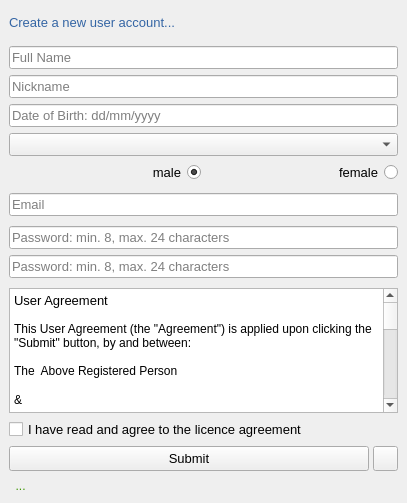
<?xml version="1.0" encoding="UTF-8"?>
<ui version="4.0">
 <class>RegisterNewUserObject</class>
 <widget class="QWidget" name="RegisterNewUserObject">
  <property name="geometry">
   <rect>
    <x>0</x>
    <y>0</y>
    <width>407</width>
    <height>503</height>
   </rect>
  </property>
  <property name="sizePolicy">
   <sizepolicy hsizetype="Fixed" vsizetype="Fixed">
    <horstretch>0</horstretch>
    <verstretch>0</verstretch>
   </sizepolicy>
  </property>
  <property name="minimumSize">
   <size>
    <width>407</width>
    <height>503</height>
   </size>
  </property>
  <property name="maximumSize">
   <size>
    <width>407</width>
    <height>503</height>
   </size>
  </property>
  <property name="font">
   <font>
    <pointsize>10</pointsize>
   </font>
  </property>
  <property name="windowTitle">
   <string>Form</string>
  </property>
  <property name="windowIcon">
   <iconset>
    <normaloff>:/icons/icons/2221968.png</normaloff>:/icons/icons/2221968.png</iconset>
  </property>
  <layout class="QGridLayout" name="gridLayout">
   <property name="leftMargin">
    <number>0</number>
   </property>
   <property name="topMargin">
    <number>0</number>
   </property>
   <property name="rightMargin">
    <number>0</number>
   </property>
   <property name="bottomMargin">
    <number>0</number>
   </property>
   <property name="spacing">
    <number>4</number>
   </property>
   <item row="1" column="1">
    <widget class="QStackedWidget" name="stackedWidget">
     <property name="currentIndex">
      <number>0</number>
     </property>
     <widget class="QWidget" name="page">
      <layout class="QVBoxLayout" name="verticalLayout">
       <item>
        <layout class="QHBoxLayout" name="horizontalLayout_2">
         <property name="topMargin">
          <number>0</number>
         </property>
         <item>
          <widget class="QLabel" name="create_Label">
           <property name="minimumSize">
            <size>
             <width>0</width>
             <height>26</height>
            </size>
           </property>
           <property name="font">
            <font>
             <pointsize>10</pointsize>
            </font>
           </property>
           <property name="styleSheet">
            <string notr="true">color: rgb(52, 101, 164);</string>
           </property>
           <property name="text">
            <string>Create a new user account...</string>
           </property>
          </widget>
         </item>
        </layout>
       </item>
       <item>
        <spacer name="verticalSpacer_4">
         <property name="font">
          <font>
           <pointsize>10</pointsize>
          </font>
         </property>
         <property name="orientation">
          <enum>Qt::Vertical</enum>
         </property>
         <property name="sizeType">
          <enum>QSizePolicy::Fixed</enum>
         </property>
         <property name="sizeHint" stdset="0">
          <size>
           <width>20</width>
           <height>5</height>
          </size>
         </property>
        </spacer>
       </item>
       <item>
        <widget class="QLineEdit" name="full_name_Prompt">
         <property name="font">
          <font>
           <pointsize>10</pointsize>
          </font>
         </property>
         <property name="toolTip">
          <string>allowed format: [A-Z][a-z] space &quot;van&quot;, &quot;of&quot;, &quot;de la&quot;;</string>
         </property>
         <property name="layoutDirection">
          <enum>Qt::RightToLeft</enum>
         </property>
         <property name="inputMask">
          <string/>
         </property>
         <property name="text">
          <string/>
         </property>
         <property name="maxLength">
          <number>32767</number>
         </property>
         <property name="placeholderText">
          <string>Full Name</string>
         </property>
        </widget>
       </item>
       <item>
        <widget class="QLineEdit" name="nick_Prompt">
         <property name="font">
          <font>
           <pointsize>10</pointsize>
          </font>
         </property>
         <property name="toolTip">
          <string>allowed format: a-Z 0-9 and underscore</string>
         </property>
         <property name="text">
          <string/>
         </property>
         <property name="placeholderText">
          <string>Nickname</string>
         </property>
        </widget>
       </item>
       <item>
        <widget class="QLineEdit" name="date_of_birthPrompt">
         <property name="font">
          <font>
           <pointsize>10</pointsize>
          </font>
         </property>
         <property name="placeholderText">
          <string>Date of Birth: dd/mm/yyyy</string>
         </property>
        </widget>
       </item>
       <item>
        <widget class="QComboBox" name="countriesBox">
         <property name="font">
          <font>
           <pointsize>10</pointsize>
          </font>
         </property>
        </widget>
       </item>
       <item>
        <layout class="QHBoxLayout" name="horizontalLayout">
         <property name="topMargin">
          <number>0</number>
         </property>
         <item>
          <widget class="QRadioButton" name="male_radioButton">
           <property name="font">
            <font>
             <pointsize>10</pointsize>
            </font>
           </property>
           <property name="layoutDirection">
            <enum>Qt::RightToLeft</enum>
           </property>
           <property name="styleSheet">
            <string notr="true"/>
           </property>
           <property name="text">
            <string>male</string>
           </property>
           <property name="checked">
            <bool>true</bool>
           </property>
          </widget>
         </item>
         <item>
          <widget class="QRadioButton" name="female_radioButton">
           <property name="font">
            <font>
             <pointsize>10</pointsize>
            </font>
           </property>
           <property name="layoutDirection">
            <enum>Qt::RightToLeft</enum>
           </property>
           <property name="styleSheet">
            <string notr="true"/>
           </property>
           <property name="text">
            <string>female</string>
           </property>
          </widget>
         </item>
        </layout>
       </item>
       <item>
        <spacer name="verticalSpacer_2">
         <property name="font">
          <font>
           <pointsize>10</pointsize>
          </font>
         </property>
         <property name="orientation">
          <enum>Qt::Vertical</enum>
         </property>
         <property name="sizeType">
          <enum>QSizePolicy::Fixed</enum>
         </property>
         <property name="sizeHint" stdset="0">
          <size>
           <width>20</width>
           <height>4</height>
          </size>
         </property>
        </spacer>
       </item>
       <item>
        <widget class="QLineEdit" name="email_Prompt">
         <property name="font">
          <font>
           <pointsize>10</pointsize>
          </font>
         </property>
         <property name="toolTip">
          <string>standard email format</string>
         </property>
         <property name="text">
          <string/>
         </property>
         <property name="placeholderText">
          <string>Email</string>
         </property>
        </widget>
       </item>
       <item>
        <spacer name="verticalSpacer_5">
         <property name="font">
          <font>
           <pointsize>10</pointsize>
          </font>
         </property>
         <property name="orientation">
          <enum>Qt::Vertical</enum>
         </property>
         <property name="sizeType">
          <enum>QSizePolicy::Fixed</enum>
         </property>
         <property name="sizeHint" stdset="0">
          <size>
           <width>20</width>
           <height>4</height>
          </size>
         </property>
        </spacer>
       </item>
       <item>
        <widget class="QLineEdit" name="password_Prompt">
         <property name="font">
          <font>
           <pointsize>10</pointsize>
          </font>
         </property>
         <property name="toolTip">
          <string>allowed characters: a-Z 0-9 underscore, dot, minus, plus, equals</string>
         </property>
         <property name="text">
          <string/>
         </property>
         <property name="echoMode">
          <enum>QLineEdit::Password</enum>
         </property>
         <property name="placeholderText">
          <string>Password: min. 8, max. 24 characters</string>
         </property>
        </widget>
       </item>
       <item>
        <widget class="QLineEdit" name="password_2_Prompt">
         <property name="font">
          <font>
           <pointsize>10</pointsize>
          </font>
         </property>
         <property name="toolTip">
          <string>allowed characters: a-Z 0-9 underscore, dot, minus, plus, equals</string>
         </property>
         <property name="text">
          <string/>
         </property>
         <property name="echoMode">
          <enum>QLineEdit::Password</enum>
         </property>
         <property name="placeholderText">
          <string>Password: min. 8, max. 24 characters</string>
         </property>
        </widget>
       </item>
       <item>
        <spacer name="verticalSpacer_3">
         <property name="font">
          <font>
           <pointsize>10</pointsize>
          </font>
         </property>
         <property name="orientation">
          <enum>Qt::Vertical</enum>
         </property>
         <property name="sizeType">
          <enum>QSizePolicy::Fixed</enum>
         </property>
         <property name="sizeHint" stdset="0">
          <size>
           <width>20</width>
           <height>4</height>
          </size>
         </property>
        </spacer>
       </item>
       <item>
        <widget class="QTextBrowser" name="agreement_textBox">
         <property name="enabled">
          <bool>true</bool>
         </property>
         <property name="font">
          <font>
           <pointsize>10</pointsize>
          </font>
         </property>
         <property name="html">
          <string>&lt;!DOCTYPE HTML PUBLIC &quot;-//W3C//DTD HTML 4.0//EN&quot; &quot;http://www.w3.org/TR/REC-html40/strict.dtd&quot;&gt;
&lt;html&gt;&lt;head&gt;&lt;meta name=&quot;qrichtext&quot; content=&quot;1&quot; /&gt;&lt;style type=&quot;text/css&quot;&gt;
p, li { white-space: pre-wrap; }
&lt;/style&gt;&lt;/head&gt;&lt;body style=&quot; font-family:'Ubuntu'; font-size:10pt; font-weight:400; font-style:normal;&quot;&gt;
&lt;p style=&quot; margin-top:0px; margin-bottom:0px; margin-left:0px; margin-right:0px; -qt-block-indent:0; text-indent:0px;&quot;&gt;User Agreement&lt;/p&gt;
&lt;p style=&quot;-qt-paragraph-type:empty; margin-top:0px; margin-bottom:0px; margin-left:0px; margin-right:0px; -qt-block-indent:0; text-indent:0px; font-size:9pt;&quot;&gt;&lt;br /&gt;&lt;/p&gt;
&lt;p style=&quot; margin-top:0px; margin-bottom:0px; margin-left:0px; margin-right:0px; -qt-block-indent:0; text-indent:0px;&quot;&gt;&lt;span style=&quot; font-size:9pt;&quot;&gt;This User Agreement (the &amp;quot;Agreement&amp;quot;) is applied upon clicking the &amp;quot;Submit&amp;quot; button, by and between:&lt;/span&gt;&lt;/p&gt;
&lt;p style=&quot;-qt-paragraph-type:empty; margin-top:0px; margin-bottom:0px; margin-left:0px; margin-right:0px; -qt-block-indent:0; text-indent:0px; font-size:9pt;&quot;&gt;&lt;br /&gt;&lt;/p&gt;
&lt;p style=&quot; margin-top:0px; margin-bottom:0px; margin-left:0px; margin-right:0px; -qt-block-indent:0; text-indent:0px;&quot;&gt;&lt;span style=&quot; font-size:9pt;&quot;&gt;The  Above Registered Person&lt;/span&gt;&lt;/p&gt;
&lt;p style=&quot;-qt-paragraph-type:empty; margin-top:0px; margin-bottom:0px; margin-left:0px; margin-right:0px; -qt-block-indent:0; text-indent:0px;&quot;&gt;&lt;br /&gt;&lt;/p&gt;
&lt;p style=&quot; margin-top:0px; margin-bottom:0px; margin-left:0px; margin-right:0px; -qt-block-indent:0; text-indent:0px;&quot;&gt;&lt;span style=&quot; font-size:9pt;&quot;&gt;&amp;amp;&lt;/span&gt;&lt;/p&gt;
&lt;p style=&quot;-qt-paragraph-type:empty; margin-top:0px; margin-bottom:0px; margin-left:0px; margin-right:0px; -qt-block-indent:0; text-indent:0px;&quot;&gt;&lt;br /&gt;&lt;/p&gt;
&lt;p style=&quot; margin-top:0px; margin-bottom:0px; margin-left:0px; margin-right:0px; -qt-block-indent:0; text-indent:0px;&quot;&gt;&lt;span style=&quot; font-size:9pt;&quot;&gt;QsMessenger Headmaster&lt;/span&gt;&lt;/p&gt;
&lt;p style=&quot;-qt-paragraph-type:empty; margin-top:0px; margin-bottom:0px; margin-left:0px; margin-right:0px; -qt-block-indent:0; text-indent:0px; font-size:9pt;&quot;&gt;&lt;br /&gt;&lt;/p&gt;
&lt;p style=&quot;-qt-paragraph-type:empty; margin-top:0px; margin-bottom:0px; margin-left:0px; margin-right:0px; -qt-block-indent:0; text-indent:0px; font-size:9pt;&quot;&gt;&lt;br /&gt;&lt;/p&gt;
&lt;p style=&quot; margin-top:0px; margin-bottom:0px; margin-left:0px; margin-right:0px; -qt-block-indent:0; text-indent:0px;&quot;&gt;&lt;span style=&quot; font-size:9pt;&quot;&gt;1. Acceptance of Terms&lt;/span&gt;&lt;/p&gt;
&lt;p style=&quot;-qt-paragraph-type:empty; margin-top:0px; margin-bottom:0px; margin-left:0px; margin-right:0px; -qt-block-indent:0; text-indent:0px; font-size:9pt;&quot;&gt;&lt;br /&gt;&lt;/p&gt;
&lt;p style=&quot; margin-top:0px; margin-bottom:0px; margin-left:0px; margin-right:0px; -qt-block-indent:0; text-indent:0px;&quot;&gt;&lt;span style=&quot; font-size:9pt;&quot;&gt;By accessing or using QsMessenger (the &amp;quot;Service&amp;quot;), you agree to comply with and be bound by this Agreement and any additional terms and conditions that may apply to specific features of the Service.&lt;/span&gt;&lt;/p&gt;
&lt;p style=&quot;-qt-paragraph-type:empty; margin-top:0px; margin-bottom:0px; margin-left:0px; margin-right:0px; -qt-block-indent:0; text-indent:0px; font-size:9pt;&quot;&gt;&lt;br /&gt;&lt;/p&gt;
&lt;p style=&quot; margin-top:0px; margin-bottom:0px; margin-left:0px; margin-right:0px; -qt-block-indent:0; text-indent:0px;&quot;&gt;&lt;span style=&quot; font-size:9pt;&quot;&gt;2. Use of the Service&lt;/span&gt;&lt;/p&gt;
&lt;p style=&quot;-qt-paragraph-type:empty; margin-top:0px; margin-bottom:0px; margin-left:0px; margin-right:0px; -qt-block-indent:0; text-indent:0px; font-size:9pt;&quot;&gt;&lt;br /&gt;&lt;/p&gt;
&lt;p style=&quot; margin-top:0px; margin-bottom:0px; margin-left:0px; margin-right:0px; -qt-block-indent:0; text-indent:0px;&quot;&gt;&lt;span style=&quot; font-size:9pt;&quot;&gt;a) Age Requirement: You must be at least 18 years old to use the Service.&lt;/span&gt;&lt;/p&gt;
&lt;p style=&quot;-qt-paragraph-type:empty; margin-top:0px; margin-bottom:0px; margin-left:0px; margin-right:0px; -qt-block-indent:0; text-indent:0px; font-size:9pt;&quot;&gt;&lt;br /&gt;&lt;/p&gt;
&lt;p style=&quot; margin-top:0px; margin-bottom:0px; margin-left:0px; margin-right:0px; -qt-block-indent:0; text-indent:0px;&quot;&gt;&lt;span style=&quot; font-size:9pt;&quot;&gt;b) Registration: You may be required to register for an account to access certain features of the Service. You agree to provide accurate and complete information when registering for an account.&lt;/span&gt;&lt;/p&gt;
&lt;p style=&quot;-qt-paragraph-type:empty; margin-top:0px; margin-bottom:0px; margin-left:0px; margin-right:0px; -qt-block-indent:0; text-indent:0px; font-size:9pt;&quot;&gt;&lt;br /&gt;&lt;/p&gt;
&lt;p style=&quot; margin-top:0px; margin-bottom:0px; margin-left:0px; margin-right:0px; -qt-block-indent:0; text-indent:0px;&quot;&gt;&lt;span style=&quot; font-size:9pt;&quot;&gt;c) Prohibited Activities: You agree not to engage in any of the following prohibited activities:&lt;/span&gt;&lt;/p&gt;
&lt;p style=&quot;-qt-paragraph-type:empty; margin-top:0px; margin-bottom:0px; margin-left:0px; margin-right:0px; -qt-block-indent:0; text-indent:0px; font-size:9pt;&quot;&gt;&lt;br /&gt;&lt;/p&gt;
&lt;p style=&quot; margin-top:0px; margin-bottom:0px; margin-left:0px; margin-right:0px; -qt-block-indent:0; text-indent:0px;&quot;&gt;&lt;span style=&quot; font-size:9pt;&quot;&gt;- Violating any laws, regulations, or third-party rights.&lt;/span&gt;&lt;/p&gt;
&lt;p style=&quot;-qt-paragraph-type:empty; margin-top:0px; margin-bottom:0px; margin-left:0px; margin-right:0px; -qt-block-indent:0; text-indent:0px; font-size:9pt;&quot;&gt;&lt;br /&gt;&lt;/p&gt;
&lt;p style=&quot; margin-top:0px; margin-bottom:0px; margin-left:0px; margin-right:0px; -qt-block-indent:0; text-indent:0px;&quot;&gt;&lt;span style=&quot; font-size:9pt;&quot;&gt;- Posting or transmitting unauthorized or unsolicited advertising, promotional materials, or spam.&lt;/span&gt;&lt;/p&gt;
&lt;p style=&quot;-qt-paragraph-type:empty; margin-top:0px; margin-bottom:0px; margin-left:0px; margin-right:0px; -qt-block-indent:0; text-indent:0px; font-size:9pt;&quot;&gt;&lt;br /&gt;&lt;/p&gt;
&lt;p style=&quot; margin-top:0px; margin-bottom:0px; margin-left:0px; margin-right:0px; -qt-block-indent:0; text-indent:0px;&quot;&gt;&lt;span style=&quot; font-size:9pt;&quot;&gt;- Impersonating any person or entity or falsely  stating or missrepresenting your affiliation with a person or entity.&lt;/span&gt;&lt;/p&gt;
&lt;p style=&quot; margin-top:0px; margin-bottom:0px; margin-left:0px; margin-right:0px; -qt-block-indent:0; text-indent:0px;&quot;&gt;&lt;span style=&quot; font-size:9pt;&quot;&gt;- Interfering with or disrupting the Service or servers, or networks connected to the Service.&lt;/span&gt;&lt;/p&gt;
&lt;p style=&quot;-qt-paragraph-type:empty; margin-top:0px; margin-bottom:0px; margin-left:0px; margin-right:0px; -qt-block-indent:0; text-indent:0px; font-size:9pt;&quot;&gt;&lt;br /&gt;&lt;/p&gt;
&lt;p style=&quot; margin-top:0px; margin-bottom:0px; margin-left:0px; margin-right:0px; -qt-block-indent:0; text-indent:0px;&quot;&gt;&lt;span style=&quot; font-size:9pt;&quot;&gt;3. Intellectual Property&lt;/span&gt;&lt;/p&gt;
&lt;p style=&quot;-qt-paragraph-type:empty; margin-top:0px; margin-bottom:0px; margin-left:0px; margin-right:0px; -qt-block-indent:0; text-indent:0px; font-size:9pt;&quot;&gt;&lt;br /&gt;&lt;/p&gt;
&lt;p style=&quot; margin-top:0px; margin-bottom:0px; margin-left:0px; margin-right:0px; -qt-block-indent:0; text-indent:0px;&quot;&gt;&lt;span style=&quot; font-size:9pt;&quot;&gt;All content, trademarks, logos, and other intellectual property rights related to the Service are the property of QsMessenger Headmaster or it's licensors. &lt;/span&gt;&lt;/p&gt;
&lt;p style=&quot;-qt-paragraph-type:empty; margin-top:0px; margin-bottom:0px; margin-left:0px; margin-right:0px; -qt-block-indent:0; text-indent:0px; font-size:9pt;&quot;&gt;&lt;br /&gt;&lt;/p&gt;
&lt;p style=&quot; margin-top:0px; margin-bottom:0px; margin-left:0px; margin-right:0px; -qt-block-indent:0; text-indent:0px;&quot;&gt;&lt;span style=&quot; font-size:9pt;&quot;&gt;You are granted a limited, non exclusive, non-transferable license to use the Service for personal, non-commercial purposes.&lt;/span&gt;&lt;/p&gt;
&lt;p style=&quot;-qt-paragraph-type:empty; margin-top:0px; margin-bottom:0px; margin-left:0px; margin-right:0px; -qt-block-indent:0; text-indent:0px; font-size:9pt;&quot;&gt;&lt;br /&gt;&lt;/p&gt;&lt;/body&gt;&lt;/html&gt;</string>
         </property>
        </widget>
       </item>
       <item>
        <widget class="QCheckBox" name="agreement_checkBox">
         <property name="font">
          <font>
           <pointsize>10</pointsize>
          </font>
         </property>
         <property name="layoutDirection">
          <enum>Qt::LeftToRight</enum>
         </property>
         <property name="text">
          <string>I have read and agree to the licence agreement   </string>
         </property>
         <property name="checked">
          <bool>false</bool>
         </property>
        </widget>
       </item>
       <item>
        <layout class="QHBoxLayout" name="horizontalLayout_5">
         <property name="spacing">
          <number>4</number>
         </property>
         <property name="topMargin">
          <number>0</number>
         </property>
         <item>
          <widget class="QPushButton" name="registration_Button">
           <property name="minimumSize">
            <size>
             <width>0</width>
             <height>25</height>
            </size>
           </property>
           <property name="maximumSize">
            <size>
             <width>16777215</width>
             <height>25</height>
            </size>
           </property>
           <property name="font">
            <font>
             <pointsize>10</pointsize>
            </font>
           </property>
           <property name="text">
            <string>Submit</string>
           </property>
           <property name="icon">
            <iconset>
             <normalon>../../../../Resources/icons/registration.png</normalon>
            </iconset>
           </property>
          </widget>
         </item>
         <item>
          <widget class="QPushButton" name="pageButton">
           <property name="sizePolicy">
            <sizepolicy hsizetype="Fixed" vsizetype="Fixed">
             <horstretch>0</horstretch>
             <verstretch>0</verstretch>
            </sizepolicy>
           </property>
           <property name="minimumSize">
            <size>
             <width>25</width>
             <height>25</height>
            </size>
           </property>
           <property name="maximumSize">
            <size>
             <width>25</width>
             <height>25</height>
            </size>
           </property>
           <property name="toolTip">
            <string>next</string>
           </property>
           <property name="text">
            <string/>
           </property>
           <property name="icon">
            <iconset>
             <normalon>../../../../Resources/icons/triangle_right.png</normalon>
            </iconset>
           </property>
          </widget>
         </item>
        </layout>
       </item>
       <item>
        <widget class="QLabel" name="message_Label">
         <property name="enabled">
          <bool>false</bool>
         </property>
         <property name="minimumSize">
          <size>
           <width>0</width>
           <height>17</height>
          </size>
         </property>
         <property name="maximumSize">
          <size>
           <width>407</width>
           <height>17</height>
          </size>
         </property>
         <property name="font">
          <font>
           <pointsize>9</pointsize>
          </font>
         </property>
         <property name="layoutDirection">
          <enum>Qt::LeftToRight</enum>
         </property>
         <property name="styleSheet">
          <string notr="true">color: rgb(60, 150, 0);</string>
         </property>
         <property name="text">
          <string>  ...</string>
         </property>
         <property name="alignment">
          <set>Qt::AlignLeading|Qt::AlignLeft|Qt::AlignVCenter</set>
         </property>
        </widget>
       </item>
      </layout>
     </widget>
     <widget class="QWidget" name="page_2">
      <layout class="QVBoxLayout" name="verticalLayout_2">
       <item>
        <layout class="QHBoxLayout" name="horizontalLayout_3">
         <item>
          <widget class="QLabel" name="label_2">
           <property name="sizePolicy">
            <sizepolicy hsizetype="Preferred" vsizetype="Fixed">
             <horstretch>0</horstretch>
             <verstretch>0</verstretch>
            </sizepolicy>
           </property>
           <property name="font">
            <font>
             <pointsize>10</pointsize>
            </font>
           </property>
           <property name="styleSheet">
            <string notr="true">color: rgb(52, 101, 164);</string>
           </property>
           <property name="text">
            <string>Activate new user account...</string>
           </property>
          </widget>
         </item>
        </layout>
       </item>
       <item>
        <widget class="QLineEdit" name="activation_code_Prompt">
         <property name="sizePolicy">
          <sizepolicy hsizetype="Expanding" vsizetype="Fixed">
           <horstretch>0</horstretch>
           <verstretch>20</verstretch>
          </sizepolicy>
         </property>
         <property name="minimumSize">
          <size>
           <width>0</width>
           <height>25</height>
          </size>
         </property>
         <property name="maximumSize">
          <size>
           <width>16777215</width>
           <height>25</height>
          </size>
         </property>
         <property name="font">
          <font>
           <pointsize>10</pointsize>
          </font>
         </property>
         <property name="text">
          <string/>
         </property>
         <property name="placeholderText">
          <string>Activation Code</string>
         </property>
        </widget>
       </item>
       <item>
        <layout class="QHBoxLayout" name="horizontalLayout_4">
         <property name="spacing">
          <number>4</number>
         </property>
         <item>
          <widget class="QPushButton" name="resendEmailButton">
           <property name="sizePolicy">
            <sizepolicy hsizetype="Fixed" vsizetype="Fixed">
             <horstretch>0</horstretch>
             <verstretch>0</verstretch>
            </sizepolicy>
           </property>
           <property name="minimumSize">
            <size>
             <width>80</width>
             <height>25</height>
            </size>
           </property>
           <property name="maximumSize">
            <size>
             <width>80</width>
             <height>25</height>
            </size>
           </property>
           <property name="text">
            <string>Resend</string>
           </property>
           <property name="icon">
            <iconset>
             <normalon>../../../../Resources/icons/sendEmail.png</normalon>
            </iconset>
           </property>
           <property name="iconSize">
            <size>
             <width>24</width>
             <height>24</height>
            </size>
           </property>
          </widget>
         </item>
         <item>
          <widget class="QPushButton" name="activateButton">
           <property name="minimumSize">
            <size>
             <width>0</width>
             <height>25</height>
            </size>
           </property>
           <property name="maximumSize">
            <size>
             <width>16777215</width>
             <height>25</height>
            </size>
           </property>
           <property name="font">
            <font>
             <pointsize>10</pointsize>
            </font>
           </property>
           <property name="text">
            <string>Activate</string>
           </property>
           <property name="icon">
            <iconset>
             <normalon>../../../../Resources/icons/2221968.png</normalon>
            </iconset>
           </property>
          </widget>
         </item>
         <item>
          <widget class="QPushButton" name="pageButton2">
           <property name="sizePolicy">
            <sizepolicy hsizetype="Fixed" vsizetype="Fixed">
             <horstretch>0</horstretch>
             <verstretch>0</verstretch>
            </sizepolicy>
           </property>
           <property name="minimumSize">
            <size>
             <width>25</width>
             <height>25</height>
            </size>
           </property>
           <property name="maximumSize">
            <size>
             <width>25</width>
             <height>25</height>
            </size>
           </property>
           <property name="toolTip">
            <string>back</string>
           </property>
           <property name="text">
            <string/>
           </property>
           <property name="icon">
            <iconset>
             <normalon>../../../../Resources/icons/triangle_left.png</normalon>
            </iconset>
           </property>
          </widget>
         </item>
        </layout>
       </item>
       <item>
        <widget class="QLabel" name="message_Label_2">
         <property name="enabled">
          <bool>false</bool>
         </property>
         <property name="minimumSize">
          <size>
           <width>0</width>
           <height>17</height>
          </size>
         </property>
         <property name="maximumSize">
          <size>
           <width>407</width>
           <height>17</height>
          </size>
         </property>
         <property name="font">
          <font>
           <pointsize>9</pointsize>
          </font>
         </property>
         <property name="layoutDirection">
          <enum>Qt::LeftToRight</enum>
         </property>
         <property name="styleSheet">
          <string notr="true">color: rgb(60, 150, 0);</string>
         </property>
         <property name="text">
          <string>  ...</string>
         </property>
         <property name="alignment">
          <set>Qt::AlignLeading|Qt::AlignLeft|Qt::AlignVCenter</set>
         </property>
        </widget>
       </item>
      </layout>
     </widget>
    </widget>
   </item>
  </layout>
 </widget>
 <resources/>
 <connections/>
</ui>
